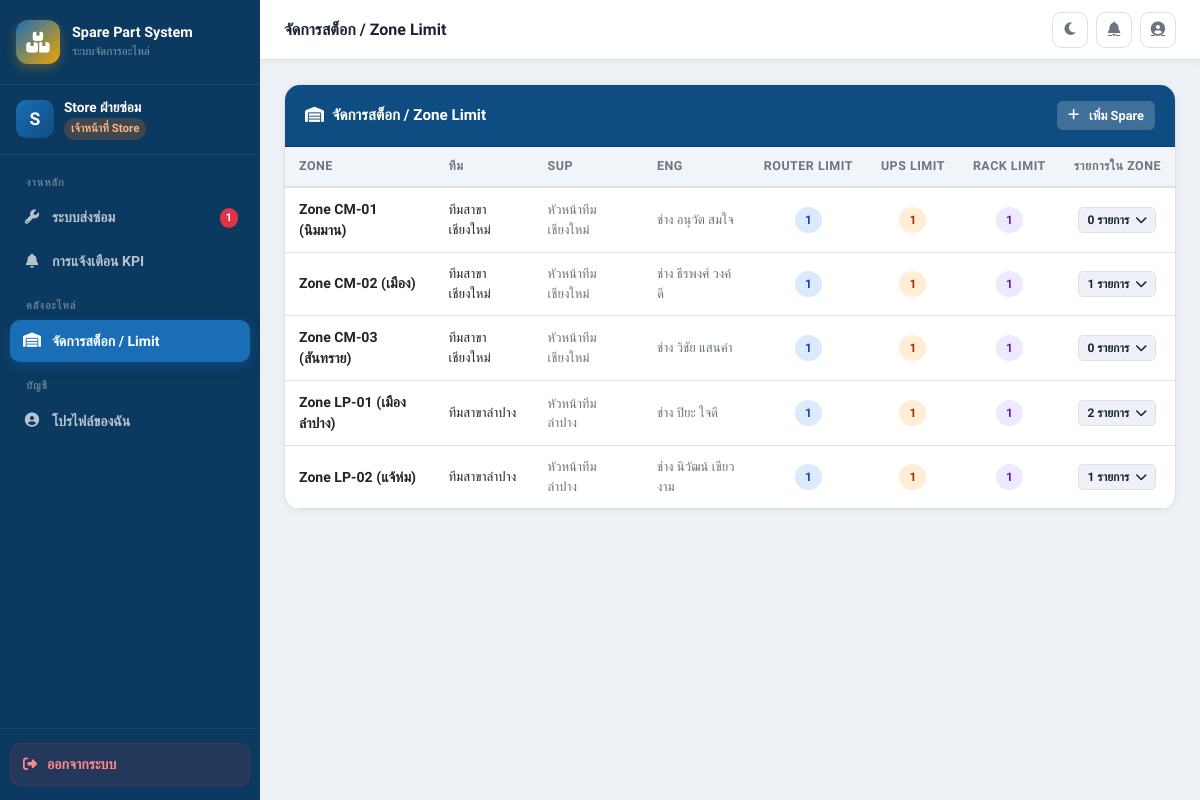
Page /pages/setting_maximum_spare.php (signed in) on the committed database.
### tables this page shows
CREATE TABLE IF NOT EXISTS Zones (
    Zone_ID   INT AUTO_INCREMENT PRIMARY KEY,
    Zone_Name VARCHAR(100) NOT NULL,
    Team_ID   INT NOT NULL,
    FOREIGN KEY (Team_ID) REFERENCES Teams(Team_ID) ON DELETE CASCADE
);

CREATE TABLE IF NOT EXISTS Teams (
    Team_ID   INT AUTO_INCREMENT PRIMARY KEY,
    Team_Name VARCHAR(100) NOT NULL
);

### config/controller.php (called while the page is built, shortened)
<?php
require_once 'database.php';
class SystemController {
    private $conn;
    public function __construct() {
        $database    = new Database();
        $this->conn  = $database->getConnection();
    }
    public function getSpares($role, $zone_id, $team_id) {
        $uid = intval($_SESSION['user_id'] ?? 0);
        $sql = "SELECT s.*, z.Zone_Name, t.Team_Name,
                (SELECT Image_Path FROM Swap_History WHERE Spare_ID=s.Spare_ID AND Action_Type='Swap' AND Image_Path IS NOT NULL ORDER BY Swap_ID DESC LIMIT 1) as Last_Img,
                (SELECT CID FROM Swap_History WHERE Spare_ID=s.Spare_ID AND Action_Type='Swap' ORDER BY Swap_ID DESC LIMIT 1) as Last_CID,
                (SELECT Swap_Date FROM Swap_History WHERE Spare_ID=s.Spare_ID AND Action_Type='Swap' ORDER BY Swap_ID DESC LIMIT 1) as Last_Date,
                (SELECT New_Serial_Number FROM Swap_History WHERE Spare_ID=s.Spare_ID AND Action_Type='Swap' AND New_Serial_Number IS NOT NULL ORDER BY Swap_ID DESC LIMIT 1) as Deployed_SN,
                (SELECT Fullname FROM Users WHERE Zone_ID=s.Zone_ID AND Role_Level='Eng' LIMIT 1) as Eng_Name,
                (SELECT Fullname FROM Users WHERE Team_ID=t.Team_ID AND Role_Level='Sup' LIMIT 1) as Sup_Name,
                (SELECT COUNT(*) FROM Spare_Requests WHERE Spare_ID=s.Spare_ID AND Request_Type='Borrow' AND Status='Approved') as Is_Borrowed,
                (SELECT COUNT(*) FROM Spare_Requests WHERE Spare_ID=s.Spare_ID AND Request_Type='Borrow' AND Status='Approved' AND Eng_User_ID=$uid) as Is_My_Borrow,
                (SELECT u.Fullname FROM Spare_Requests sr JOIN Users u ON sr.Eng_User_ID=u.User_ID WHERE sr.Spare_ID=s.Spare_ID AND sr.Request_Type='Borrow' AND sr.Status='Approved' ORDER BY sr.Request_ID DESC LIMIT 1) as Borrower_Name,
                (SELECT Image_Path FROM Swap_History WHERE Spare_ID=s.Spare_ID AND Action_Type='Return to Branch' AND Image_Path IS NOT NULL ORDER BY Swap_ID DESC LIMIT 1) as Return_Tracking_Img
                FROM Spare_ICS s
                LEFT JOIN Zones z ON s.Zone_ID=z.Zone_ID
                LEFT JOIN Teams t ON z.Team_ID=t.Team_ID";
        $p = [];
        if ($role == 'Eng') {
            $sql .= " WHERE s.Zone_ID=:z OR (s.Status_ID IN (10,11,12) AND s.Spare_ID IN (SELECT Spare_ID FROM Spare_Requests WHERE Eng_User_ID=$uid AND Status IN ('Pending','Approved')))";
            $p[':z'] = $zone_id;
        } elseif ($role == 'Sup') {
            $sql .= " WHERE z.Team_ID=:t OR (s.Status_ID IN (2,12) AND s.Spare_ID IN (SELECT sr.Spare_ID FROM Spare_Requests sr JOIN Users u ON sr.Eng_User_ID=u.User_ID WHERE u.Team_ID=:t2 AND sr.Status IN ('Pending','Approved','Completed')))";
            $p[':t'] = $team_id; $p[':t2'] = $team_id;
        } elseif ($role == 'Assis') {
            $in_teams = $this->getAssisTeamsInClause();
            $sql .= " WHERE z.Team_ID IN ($in_teams) OR (s.Status_ID IN (2,12) AND s.Spare_ID IN (SELECT sr.Spare_ID FROM Spare_Requests sr JOIN Users u ON sr.Eng_User_ID=u.User_ID WHERE u.Team_ID IN ($in_teams) AND sr.Status IN ('Pending','Approved','Completed')))";
        } elseif ($role == 'Store') {
            $sql .= " WHERE s.Status_ID IN (5,7,8,9)";
        }
        $stmt = $this->conn->prepare($sql); $stmt->execute($p); return $stmt->fetchAll(PDO::FETCH_ASSOC);
    }
    public function getZoneLimitReport($role='Manager', $team_id=0) {
        $sql = "SELECT z.Zone_ID, z.Zone_Name, t.Team_ID, t.Team_Name,
                (SELECT Fullname FROM Users WHERE Team_ID=t.Team_ID AND Role_Level='Sup' LIMIT 1) as Sup_Name,
                (SELECT Fullname FROM Users WHERE Zone_ID=z.Zone_ID AND Role_Level='Eng' LIMIT 1) as Eng_Name,
                MAX(CASE WHEN zl.Type='Router' THEN zl.Max_Qty ELSE 0 END) as Limit_Router,
                MAX(CASE WHEN zl.Type='UPS'    THEN zl.Max_Qty ELSE 0 END) as Limit_UPS,
                MAX(CASE WHEN zl.Type='RACK'   THEN zl.Max_Qty ELSE 0 END) as Limit_RACK
                FROM Zones z LEFT JOIN Teams t ON z.Team_ID=t.Team_ID LEFT JOIN Zone_Limits zl ON z.Zone_ID=zl.Zone_ID";
        $sql .= " GROUP BY z.Zone_ID, z.Zone_Name, t.Team_Name, t.Team_ID ORDER BY t.Team_ID, z.Zone_ID";
        $stmt = $this->conn->prepare($sql); $stmt->execute(); return $stmt->fetchAll(PDO::FETCH_ASSOC);
    }
}
?>

### config/database.php (called while the page is built, shortened)
<?php
class Database {
    private $host;
    private $db_name;
    private $username;
    private $password;
    public function __construct() {
        $this->host     = getenv('DB_HOST') ?: "localhost";
        $this->db_name  = getenv('DB_NAME') ?: "spare_part_system";
        $this->username = getenv('DB_USER') ?: "root";
        $this->password = getenv('DB_PASS') ?: "";
    }
    public function getConnection() {
        $this->conn = null;
        try {
            $this->conn = new PDO(
                "mysql:host={$this->host};dbname={$this->db_name};charset=utf8mb4",
                $this->username,
                $this->password
            );
            $this->conn->exec("SET NAMES utf8mb4");
            $this->conn->setAttribute(PDO::ATTR_ERRMODE, PDO::ERRMODE_EXCEPTION);
        } catch (PDOException $e) {
            error_log("DB Connection error: " . $e->getMessage());
        }
        return $this->conn;
    }
}
?>

### pages/setting_maximum_spare.php (the view, shortened to what this page needs)
<?php
require_once '../config/controller.php';
require_once '../includes/header.php';
$sys  = new SystemController();
$role = $_SESSION['role'];
$tid  = $_SESSION['team_id'] ?? 0;
$zid  = $_SESSION['zone_id'] ?? 0;
function hs($s){ return htmlspecialchars($s??'',ENT_QUOTES,'UTF-8'); }
$report   = $sys->getZoneLimitReport($role);
$all_sp   = $sys->getSpares($role,$zid,$tid);
$sp_by_zone = [];
foreach ($all_sp as $s) {
    $z = $s['Zone_ID']??0;
    $sp_by_zone[$z][] = $s;
}
?>
<div class="content-wrapper">
<div class="card">
    <div class="card-header primary">
        <span><i class="fa-solid fa-warehouse me-2"></i>จัดการสต็อก / Zone Limit</span>
        <button class="btn btn-sm" style="background:rgba(255,255,255,.2);color:#fff;border:none" onclick="openModal('addSpareModal')">
            <i class="fa-solid fa-plus me-1"></i>เพิ่ม Spare
        </button>
    </div>
    <div class="table-responsive">
    <table class="table-custom">
        <thead>
            <tr>
                <th>Zone</th>
                <th>ทีม</th>
                <th>Sup</th>
                <th>Eng</th>
                <th style="text-align:center">Router Limit</th>
                <th style="text-align:center">UPS Limit</th>
                <th style="text-align:center">RACK Limit</th>
                <th style="text-align:center">รายการใน Zone</th>
            </tr>
        </thead>
        <tbody>
        <?php foreach($report as $r): ?>
        <tr>
            <td style="font-weight:700;font-size:.88rem"><?php echo hs($r['Zone_Name']); ?></td>
            <td style="font-size:.83rem"><?php echo hs($r['Team_Name']??'-'); ?></td>
            <td style="font-size:.82rem;color:var(--text-muted)"><?php echo hs($r['Sup_Name']??'-'); ?></td>
            <td style="font-size:.82rem;color:var(--text-muted)"><?php echo hs($r['Eng_Name']??'-'); ?></td>
            <td style="text-align:center">
                <span class="badge-status st-2"><?php echo intval($r['Limit_Router']); ?></span>
            </td>
            <td style="text-align:center">
                <span class="badge-status st-5"><?php echo intval($r['Limit_UPS']); ?></span>
            </td>
            <td style="text-align:center">
                <span class="badge-status st-3"><?php echo intval($r['Limit_RACK']); ?></span>
            </td>
            <td style="text-align:center">
                <?php $cnt = count($sp_by_zone[$r['Zone_ID']]??[]); ?>
                <button class="btn btn-secondary btn-xs" onclick="toggleSpares('zone_<?php echo $r['Zone_ID']; ?>')">
                    <?php echo $cnt; ?> รายการ <i class="fa-solid fa-chevron-down"></i>
                </button>
            </td>
        </tr>
        <?php endforeach; ?>
        </tbody>
    </table>
    </div>
</div>
</div>
<?php require_once '../includes/footer.php'; ?>

### includes/header.php (shortened to what this page needs)
<?php
$current_role     = $_SESSION['role']       ?? 'Eng';
$current_fullname = $_SESSION['fullname']   ?? 'ผู้ใช้';
$current_zone_id  = $_SESSION['zone_id']   ?? 0;
$current_team_id  = $_SESSION['team_id']   ?? 0;
$role_labels = [
    'Eng'     => 'ช่าง',
    'Sup'     => 'หัวหน้าทีม',
    'Assis'   => 'ผู้ช่วยผู้จัดการ',
    'Manager' => 'ผู้จัดการ',
    'Store'   => 'เจ้าหน้าที่ Store',
];
$role_label = $role_labels[$current_role] ?? $current_role;
$avatar_letter = mb_substr($current_fullname, 0, 1, 'UTF-8');
?>
<!DOCTYPE html>
<html lang="th" data-theme="light">
<head>
<link rel="stylesheet" href="https://cdnjs.cloudflare.com/ajax/libs/font-awesome/6.5.0/css/all.min.css">
<link rel="stylesheet" href="https://cdn.jsdelivr.net/npm/bootstrap@5.3.3/dist/css/bootstrap.min.css">
<link rel="stylesheet" href="../assets/css/style.css">
</head>
<body>
<nav class="sidebar" id="sidebar">
    <div class="sidebar-brand">
        <div class="brand-icon"><i class="fa-solid fa-boxes-stacked"></i></div>
        <div class="brand-text">
            <div class="brand-name">Spare Part System</div>
            <div class="brand-sub">ระบบจัดการอะไหล่</div>
        </div>
    </div>
    <div class="sidebar-user">
        <div class="user-avatar"><?php echo $avatar_letter; ?></div>
        <div class="user-info">
            <div class="user-name"><?php echo htmlspecialchars($current_fullname); ?></div>
            <span class="user-role role-badge-<?php echo $current_role; ?>"><?php echo $role_label; ?></span>
        </div>
    </div>
    <div class="sidebar-nav" style="flex:1">
        <div class="nav-section-title">งานหลัก</div>
        <?php if (in_array($current_role, ['Sup','Assis','Manager','Store'])): ?>
        <a href="repair_spare.php" class="nav-item <?php echo (basename($_SERVER['PHP_SELF'])=='repair_spare.php')?'active':''; ?>">
            <span class="nav-icon"><i class="fa-solid fa-wrench"></i></span>
            ระบบส่งซ่อม
            <?php
            if ($current_role !== 'Manager' && $current_role !== 'Assis') {
                require_once '../config/controller.php';
                $tmpSys = new SystemController();
                $pendingCount = 0;
                if ($current_role == 'Sup') {
                    $spares = $tmpSys->getSpares($current_role, $current_zone_id, $current_team_id);
                    foreach ($spares as $s) { if (in_array($s['Status_ID'],[2,5,8,9])) $pendingCount++; }
                } elseif ($current_role == 'Store') {
                    $spares = $tmpSys->getSpares($current_role, 0, 0);
                    foreach ($spares as $s) { if ($s['Status_ID'] == 5) $pendingCount++; }
                }
                if ($pendingCount > 0) echo "<span class='nav-badge'>$pendingCount</span>";
            }
            ?>
        </a>
        <?php endif; ?>
        <a href="notifications.php" class="nav-item <?php echo (basename($_SERVER['PHP_SELF'])=='notifications.php')?'active':''; ?>">
            <span class="nav-icon"><i class="fa-solid fa-bell"></i></span>
            การแจ้งเตือน KPI
        </a>
        <?php if (in_array($current_role, ['Manager','Store'])): ?>
        <div class="nav-section-title">คลังอะไหล่</div>
        <a href="setting_maximum_spare.php" class="nav-item <?php echo (basename($_SERVER['PHP_SELF'])=='setting_maximum_spare.php')?'active':''; ?>">
            <span class="nav-icon"><i class="fa-solid fa-warehouse"></i></span>
            จัดการสต็อก / Limit
        </a>
        <?php endif; ?>
        <div class="nav-section-title">บัญชี</div>
        <a href="user_profile.php" class="nav-item <?php echo (basename($_SERVER['PHP_SELF'])=='user_profile.php')?'active':''; ?>">
            <span class="nav-icon"><i class="fa-solid fa-circle-user"></i></span>
            โปรไฟล์ของฉัน
        </a>
    </div>
    <div class="sidebar-footer">
        <a href="../logout.php" class="btn-logout">
            <i class="fa-solid fa-right-from-bracket"></i>
            ออกจากระบบ
        </a>
    </div>
</nav>
<div class="main-content">
    <div class="top-bar">
        <div style="display:flex;align-items:center;gap:10px">
            <span class="page-title" id="pageTitle">Spare Part Management System</span>
        </div>
        <div class="top-bar-actions">
            <button class="btn-icon" id="themeToggle" onclick="toggleTheme()" title="เปลี่ยน Theme">
                <i class="fa-solid fa-moon" id="themeIcon"></i>
            </button>
            <a href="notifications.php" class="btn-icon" title="การแจ้งเตือน">
                <i class="fa-solid fa-bell"></i>
            </a>
            <a href="user_profile.php" class="btn-icon" title="โปรไฟล์">
                <i class="fa-solid fa-circle-user"></i>
            </a>
        </div>
    </div>

### includes/footer.php (shortened to what this page needs)
    </div>
</body>
</html>

### rows in the picture
zones: Zone_Name "Zone CM-01 (นิมมาน)", Team_ID.Team_Name "ทีมสาขาเชียงใหม่", Sup_Name "หัวหน้าทีม เชียงใหม่", Eng_Name "ช่าง อนุวัต สมใจ", Limit_Router "1", Limit_UPS "1", Limit_RACK "1", Zone_ID "0"
zones: Zone_Name "Zone CM-02 (เมือง)", Team_ID.Team_Name "ทีมสาขาเชียงใหม่", Sup_Name "หัวหน้าทีม เชียงใหม่", Eng_Name "ช่าง ธีรพงศ์ วงค์ดี", Limit_Router "1", Limit_UPS "1", Limit_RACK "1", Zone_ID "1"
zones: Zone_Name "Zone CM-03 (สันทราย)", Team_ID.Team_Name "ทีมสาขาเชียงใหม่", Sup_Name "หัวหน้าทีม เชียงใหม่", Eng_Name "ช่าง วิชัย แสนคำ", Limit_Router "1", Limit_UPS "1", Limit_RACK "1", Zone_ID "0"
zones: Zone_Name "Zone LP-01 (เมืองลำปาง)", Team_ID.Team_Name "ทีมสาขาลำปาง", Sup_Name "หัวหน้าทีม ลำปาง", Eng_Name "ช่าง ปิยะ ใจดี", Limit_Router "1", Limit_UPS "1", Limit_RACK "1", Zone_ID "2"
zones: Zone_Name "Zone LP-02 (แจ้ห่ม)", Team_ID.Team_Name "ทีมสาขาลำปาง", Sup_Name "หัวหน้าทีม ลำปาง", Eng_Name "ช่าง นิวัฒน์ เขียวงาม", Limit_Router "1", Limit_UPS "1", Limit_RACK "1", Zone_ID "1"

### other values in the picture
$avatar_letter "S"
$current_fullname "Store ฝ่ายซ่อม"
$role_label "เจ้าหน้าที่ Store"
$pendingCount "1"
